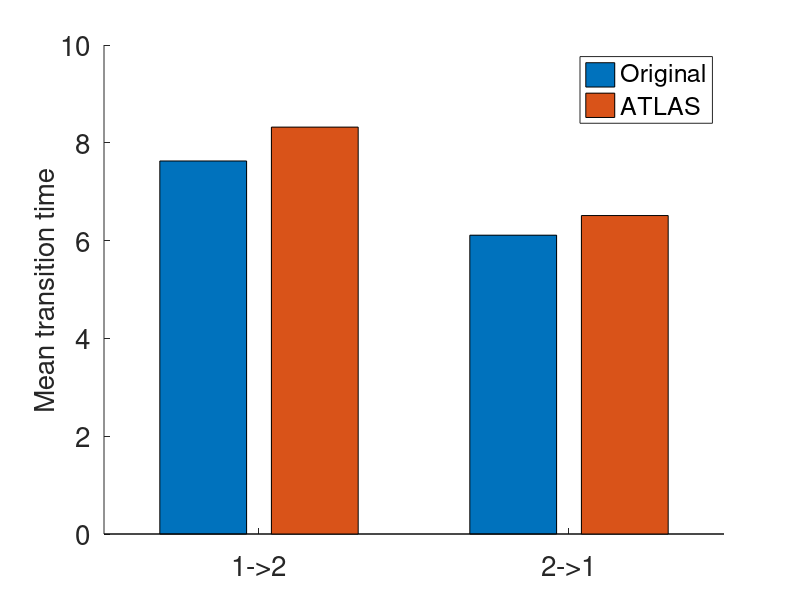

Recreate this plot in MATLAB.
function makestats_tpaths1D()
%TODO: comments

%%%read in switch times from ATLAS
data = load('learned_tswitch.mat');
learned_switches = data.learned_switches;

%%% read in switch times from original simulator
data = load('original_tswitch.mat');
original_switches = data.original_switches;

num_regions = 2;
%%
fprintf('Original\n');
Tbar0 = MeanSwitchTimes(num_regions,original_switches);

fprintf('ATLAS:\n');
Tbar = MeanSwitchTimes(num_regions,learned_switches);

figure(2); clf; hold on;
bar([Tbar,Tbar0]);
xticks([1:6]);
xticklabels({'1->2','2->1'});
set(gca,'Fontsize',20);
ylabel('Mean transition time','Fontsize',20);
legend('Original','ATLAS');

end

function Tbar = MeanSwitchTimes(Nwell,Tswitch)
%TODO: comments

T = zeros(Nwell); % mean switch times between wells
for i = 1 : Nwell
    for j = 1 : Nwell
        if j ~= i
            ind = find(Tswitch(:,1) == i & Tswitch(:,2) == j);
            if ~isempty(ind)
                T(i,j) = mean(Tswitch(ind,3));
                fprintf('Mean switch time from well %d to well %d is %d, #switch = %d\n',i,j,T(i,j),length(ind));
            end
        end
    end
end
T = T';
Tbar = T(:);
Tbar([1 : Nwell + 1 : end]) = []; %delete diagonal entries
% Now Tbar must be
% 1-->2; 1-->3; 2-->1; 2-->3; 3-->1; 3-->2
end


